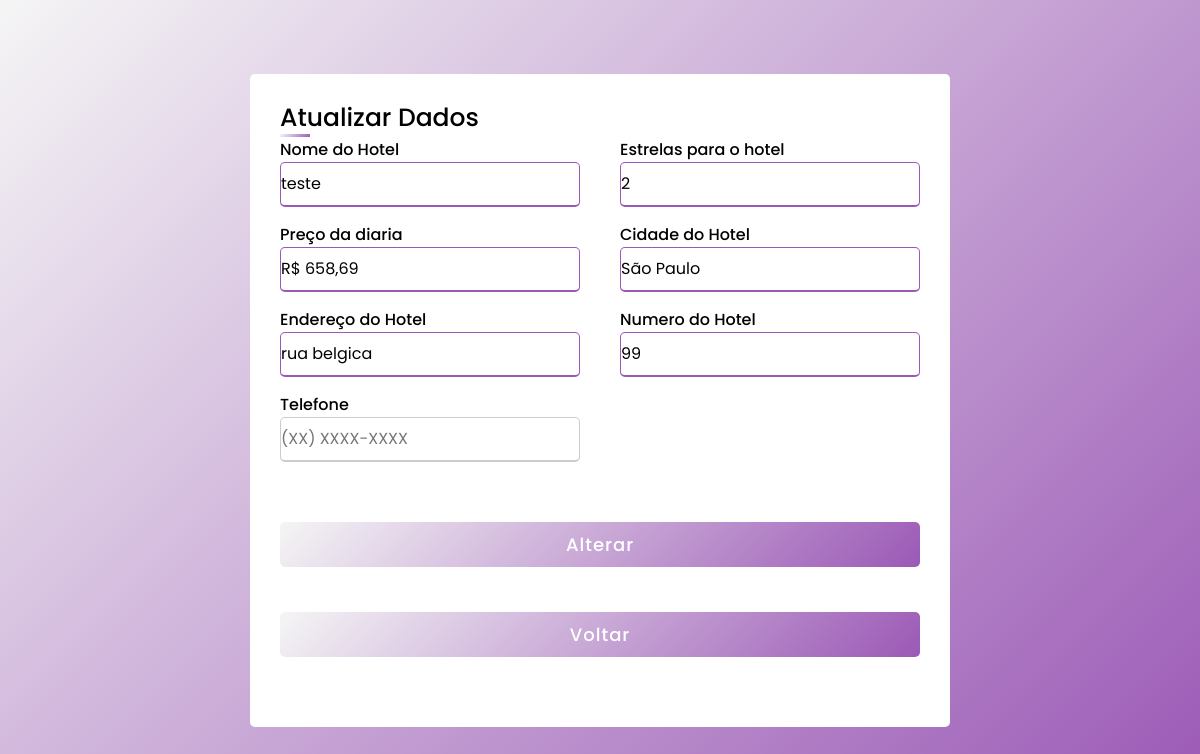
/atualizar/2, run on an earlier commit of the app's database.
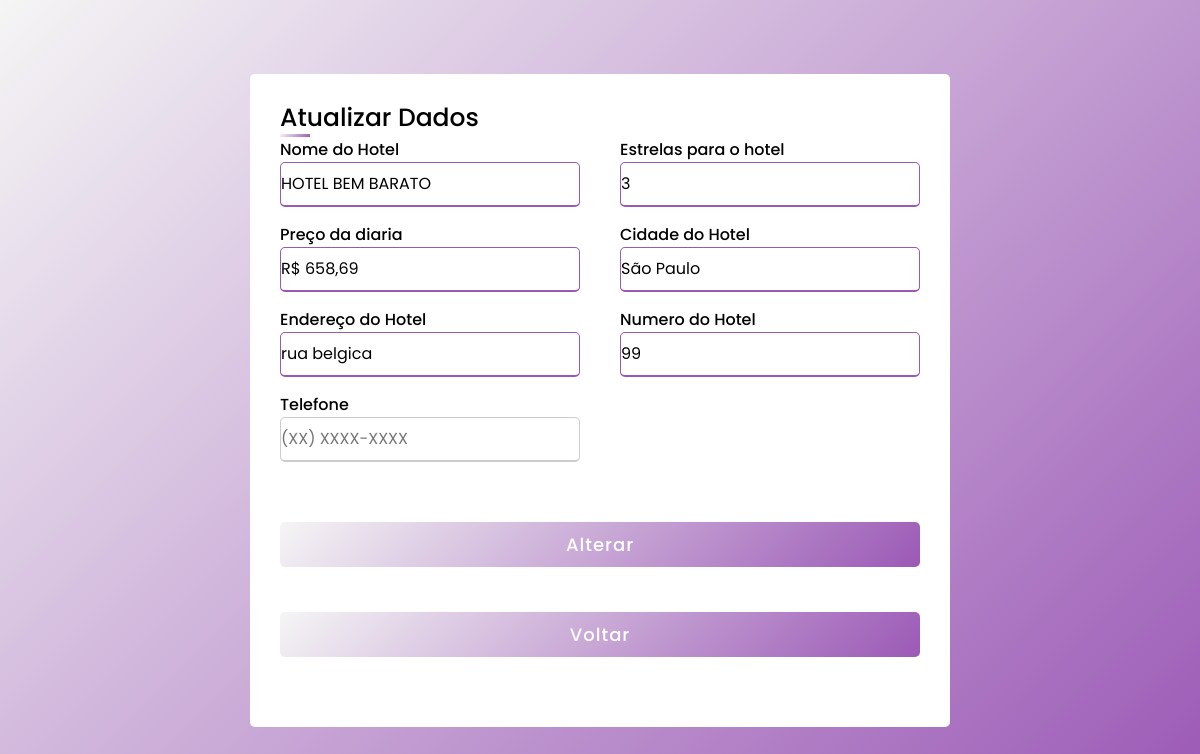
And on a later commit of the database.
### app.py (models this page shows, shortened)
class HotelModel (banco.Model):
    __tablename__ = 'hoteis'
    hotel_id = banco.Column(banco.Integer, primary_key=True, autoincrement=True)
    nome = banco.Column(banco.String(80), nullable=False)
    estrela = banco.Column(banco.String(4), nullable=False)
    diaria = banco.Column(banco.String(10), nullable=False)
    cidade = banco.Column(banco.String(80), nullable=False)
    endereco = banco.Column(banco.String(100), nullable=False)
    numero = banco.Column(banco.Integer, nullable=False)
    cnpj = banco.Column(banco.String(18), unique=True)
    telefone_contato = banco.Column(banco.String(15), nullable=False)

### app.py (the view, shortened to what this page needs)
@app.route("/atualizar/<int:id>", methods=['GET', 'POST'])
def atualizar(id):
    hotel = HotelModel.query.filter_by(hotel_id=id).first()
    return render_template("atualizar.html", hotel=hotel)

### templates/atualizar.html (shortened to what this page needs)
<!DOCTYPE html>
<html>
<head>
    <link rel="stylesheet" href="{{ url_for('static', filename='css/styleregistros.css') }}">
</head>
<body>
<div class="container">
    <div class="title">Atualizar Dados</div>
            <form action="" method="POST" id="formulario">
                <div class="user-details">
                    <div class="input-box">
                        <span class="details">Nome do Hotel</span>
                        <input type="text" name="nome" placeholder="Nome do Hotel" value="{{ hotel.nome}}">
                    </div>
                    <div class="input-box">
                        <span class="details">Estrelas para o hotel</span>
                        <input type="text" name="estrela" placeholder="Estrelas do Hotel" value="{{ hotel.estrela }}" oninput="validarEntrada(event)">
                    </div>
                    <div class="input-box">
                        <span class="details">Preço da diaria</span>
                        <input type="text" name="diaria" placeholder="Valor da Diaria" value="{{ hotel.diaria}}">
                    </div>
                    <div class="input-box">
                        <span class="details">Cidade do Hotel</span>
                        <input type="text" name="cidade" placeholder="Digite a cidade" value="{{ hotel.cidade}}">
                    </div>
                    <div class="input-box">
                        <span class="details">Endereço do Hotel</span>
                        <input type="text" name="endereco" placeholder="Digite o endereço do Hotel " value="{{ hotel.endereco }}">
                    </div>
                    <div class="input-box">
                        <span class="details">Numero do Hotel</span>
                        <input type="text" name="numero" placeholder="Digite o numero do endereço do Hotel" value="{{ hotel.numero }}">
                    </div>
                    <div class="input-box">
                        <span class="details">Telefone</span>
                        <input type="text" id="telefone" name="telefone" pattern="\([0-9]{2}\) [0-9]{4,5}-[0-9]{4}" placeholder="(XX) XXXX-XXXX" required>
                    </div>
                </div>
            <div class="button">
                <input type="submit" value="Alterar">
            </div>
                <div class="button2">
                <input type="submit" onclick="location.href = 'http://127.0.0.1:5000/lista';" value="Voltar">
            </div>
            </form>
</div>
</body>
</html>

### static/css/styleregistros.css (style rules this page uses)
* { margin: 0; padding: 0; box-sizing: border-box; font-family: 'Poppins', sans-serif; }
body { display: flex; height: 100vh; justify-content: center; align-items: center; padding: 10px; background: linear-gradient(135deg, #f5f5f5, #9b59b6); }
.container { max-width: 700px; width: 100%; background: #fff; padding: 25px 30px; border-radius: 5px; }
.container .title { font-size: 25px; font-weight: 500; position: relative; }
.container .title::before { content: ''; position: absolute; height: 3px; left: 0; bottom: 0; width: 30px; background: linear-gradient(135deg, #f5f5f5, #9b59b6); }
.container form .user-details { display: flex; flex-wrap: wrap; justify-content: space-between; }
.user-details .input-box .details { font-weight: 500; margin-bottom: 5px; }
form .user-details .input-box { margin-bottom: 15px; width: calc(100% / 2 - 20px); }
.user-details .input-box input { height: 45px; width: 100%; outline: none; border-radius: 5px; border: 1px solid #ccc; padding-right: 15px; font-size: 16px; border-bottom-width:2px; transition: all 0.3s ease ; }
.user-details .input-box input:focus, .user-details .input-box input:valid { border-color: #9b59b6; }
form .button { height: 45px; margin: 45px 0; }
form .button input { height: 100%; width: 100%; outline: none; color: #fff; border: none; font-size: 18px; font-weight: 500; border-radius: 5px; letter-spacing: 1px; background: linear-gradient(135deg, #f5f5f5, #9b59b6); }
form .button2 { height: 45px; margin: 45px 0; }
form .button2 input { height: 100%; width: 100%; outline: none; color: #fff; border: none; font-size: 18px; font-weight: 500; border-radius: 5px; letter-spacing: 1px; background: linear-gradient(135deg, #f5f5f5, #9b59b6); }

What changed in the data, as far as the page shows it:
changed HotelModel "São Paulo": nome "teste" → "HOTEL BEM BARATO"; estrela "2" → "3"
